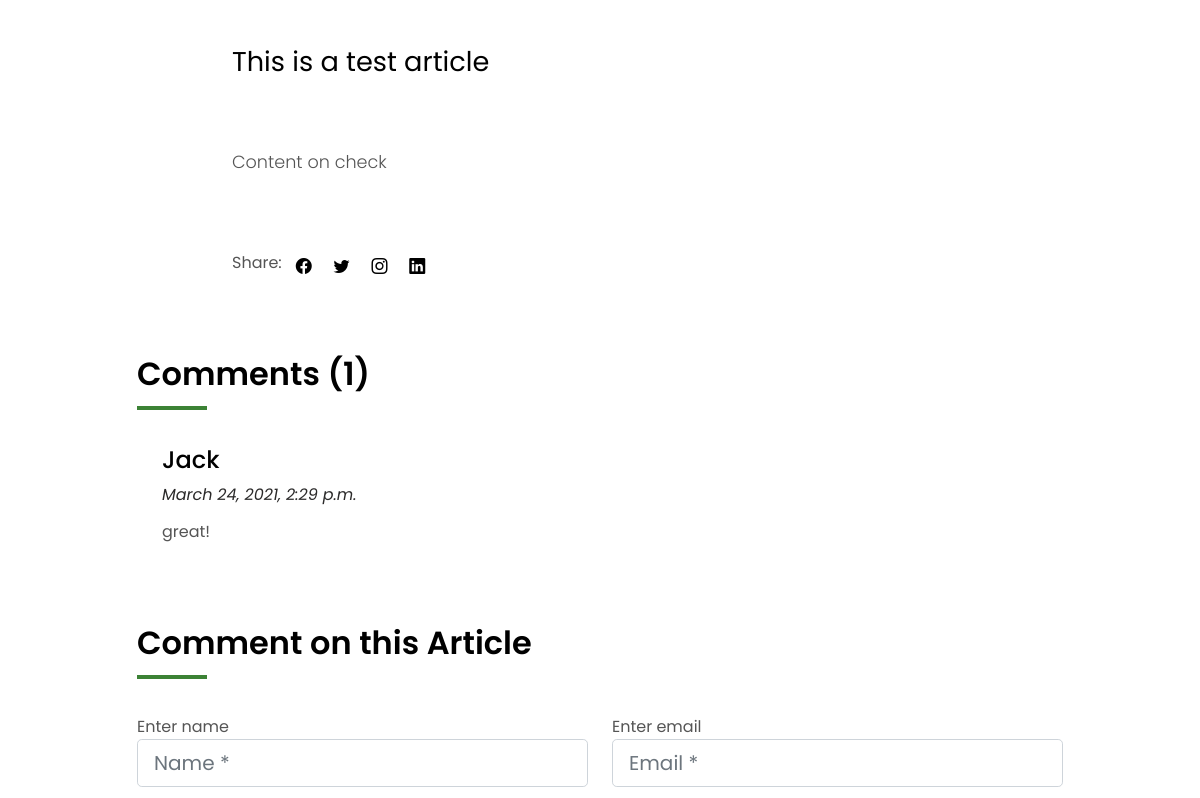
/article_details/1/ (middle part), run on an earlier commit of the app's database.
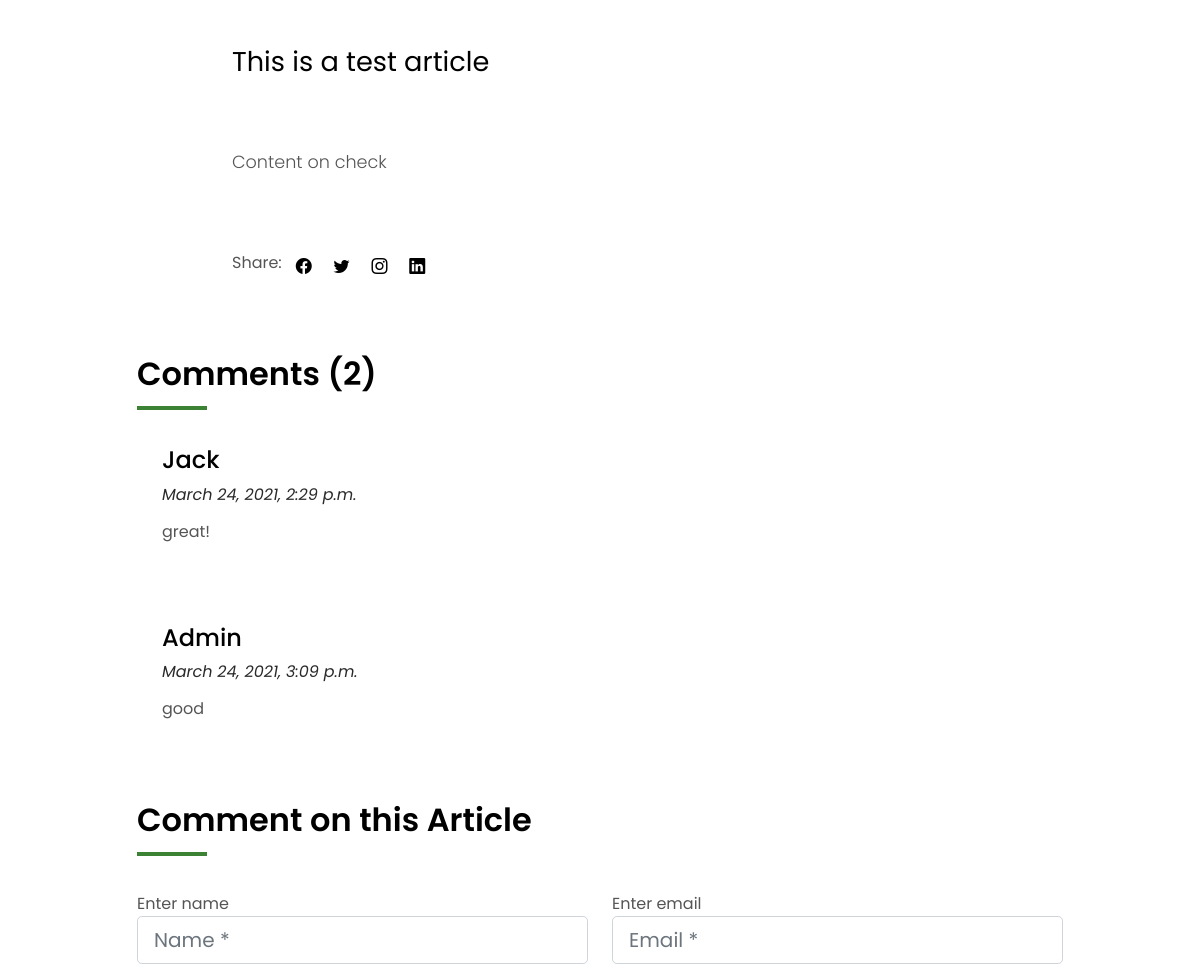
And on a later commit of the database.
### main/models.py (models this page shows, shortened)
class Comment(models.Model):
    blog = models.ForeignKey(Blog, on_delete=models.CASCADE, related_name="comments", null=True, blank=True)
    name = models.CharField(max_length=128)
    email = models.EmailField()
    comment = models.TextField()
    created_on = models.DateTimeField(null=True, blank=True)
    active = models.BooleanField(default=False)
    class Meta:
        ordering = ['created_on']

### main/views.py (the view, shortened to what this page needs)
# urls.py: path('article_details/<int:blog_id>/', views.article_details, name='article_details'),
def article_details(request, blog_id):
    article = get_object_or_404(Blog, pk=blog_id)
    comment_count = article.comments.filter(active=True).count()
    approved_comments = article.comments.filter(active=True)
    return render(request, 'main/article_details.html', {"article": article, "comment_count": comment_count, "approved_comments": approved_comments})

### main/templates/main/article_details.html (shortened to what this page needs)
{% extends 'base.html' %}
{% load static %}
{% block content %}
    <section class="news-single nav-arrow-b">
      <div class="container">
        <div class="row">
          <div class="col-md-10 offset-md-1 col-lg-8 offset-lg-2">
            <div class="post-information">
            </div>
            <div class="post-content color-text-a">
              <p class="post-intro">
                {{ article.headline }}
              </p>
              <p>
                {{ article.content }}
              </p>
            </div>
            <div class="post-footer">
              <div class="post-share">
                <span>Share: </span>
                <ul class="list-inline socials">
                  <li class="list-inline-item">
                    <a href="#">
                      <i class="bi bi-facebook" aria-hidden="true"></i>
                    </a>
                  </li>
                  <li class="list-inline-item">
                    <a href="#">
                      <i class="bi bi-twitter" aria-hidden="true"></i>
                    </a>
                  </li>
                  <li class="list-inline-item">
                    <a href="#">
                      <i class="bi bi-instagram" aria-hidden="true"></i>
                    </a>
                  </li>
                  <li class="list-inline-item">
                    <a href="#">
                      <i class="bi bi-linkedin" aria-hidden="true"></i>
                    </a>
                  </li>
                </ul>
              </div>
            </div>
          </div>
            <div class="col-md-10 offset-md-1 col-lg-10 offset-lg-1">
            <div class="title-box-d">
              <h3 class="title-d">Comments ({{ comment_count }})</h3>
            </div>
            <div class="box-comments">
              <ul class="list-comments">
               {% for approved_comment in approved_comments.all %}
                  <li>
                  <div class="comment-details">
                    <h4 class="comment-author"> {{ approved_comment.name | capfirst }}</h4>
                    <span>{{ approved_comment.created_on }}</span>
                    <p class="comment-description">
                      {{ approved_comment.comment }}
                    </p>
                  </div>
                </li>
                {% endfor %}
              </ul>
            </div>
      <div class="form-comments">
    <div class="title-box-d">
      <h3 class="title-d">Comment on this Article</h3>
    </div>
    <form class="form-a" action="{% url 'article_details' article.id %}" method='POST'>
      <div class="row">
        {% if user.is_authenticated %}
        <div class="col-md-6 mb-3">
          <div class="form-group">
            <label for="inputName">Commenting as <span class="color-b">{{ user | capfirst }} </span></label>
            <input type="hidden" name="user_name" value="{{ user }}">
          </div>
        </div>
          <div class="col-md-6 mb-3">
          <div class="form-group">
            <label for="inputEmail1">Using Email as <span class="color-b">{{ user.email }} </span></label>
            <input type="hidden" name="user_email" value="{{ user.email }}">
          </div>
        </div>
        {% else %}
          <div class="col-md-6 mb-3">
          <div class="form-group">
            <label for="inputName">Enter name</label>
            <input type="text" name="user_name" class="form-control form-control-lg form-control-a" id="inputName" placeholder="Name *" required>
          </div>
        </div>
          <div class="col-md-6 mb-3">
          <div class="form-group">
            <label for="inputEmail1">Enter email</label>
            <input type="email" name="user_email" class="form-control form-control-lg form-control-a" id="inputEmail1" placeholder="Email *" required>
          </div>
        </div>
        {% endif %}
        <br>
      </div>
    </form>
    </div>
    </div>
    </div>
    </div>
    </section>
{% endblock %}

What changed in the data, as far as the page shows it:
added Comment: name "Admin", created_on "March 24, 2021, 3:09 p.m.", comment "good"
Also different on the page:
{{ comment_count }}: "1" → "2"
